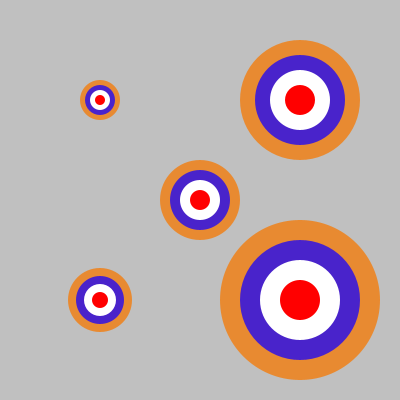
Frame 1 (no input)
Frame 60 (the mouse pressed at the canvas centre just before this capture): identical to frame 1, image omitted
Frame 120 (the mouse held since frame 60 and released just before this capture): identical to frame 1, image omitted

The Processing sketch that drew this single still picture (run headless with seeded random() and noise(); from frame 60 on, the mouse is pressed at the canvas centre):

// Processing sketch: Roundel_Pos_Scale
// ── Roundel_Pos_Scale.pde
void setup()
{
  size(400, 400);
  noStroke();
}

void draw()
{
  background(192);

  // My inital approach
  // roundel(width/2, height/2, random(0,2));
  // roundel(100, 100, random(0,2));
  // roundel(300, 100, random(0,2));
  // roundel(100, 300, random(0,2));
  // roundel(300, 300, random(0,2));
  
  roundel(width/2, height/2, 1.0);
  roundel(100, 100, 0.5);
  roundel(300, 100, 1.5);
  roundel(100, 300, 0.8);
  roundel(300, 300, 2.0);
  
}

void roundel(float x, float y, float scale)
{
  fill(232, 138, 49);
  circle(x, y, 80 * scale);
  fill(73, 35, 203);
  circle(x, y, 60 * scale);
  fill(255);
  circle(x, y, 40 * scale);
  fill(255, 0, 0);
  circle(x, y, 20 * scale);
}
